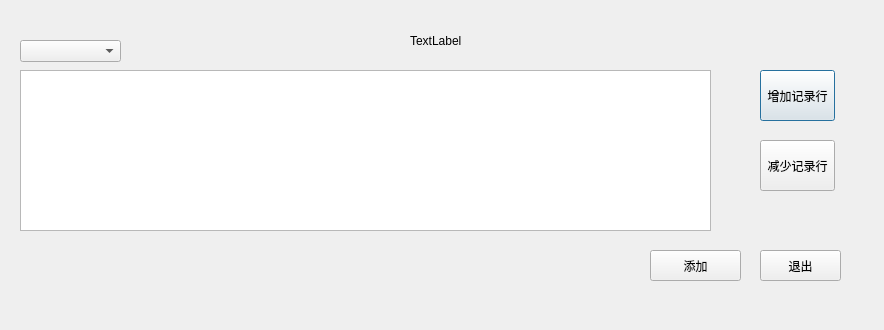
<?xml version="1.0" encoding="UTF-8"?>
<ui version="4.0">
 <class>add_record</class>
 <widget class="QDialog" name="add_record">
  <property name="geometry">
   <rect>
    <x>0</x>
    <y>0</y>
    <width>884</width>
    <height>330</height>
   </rect>
  </property>
  <property name="windowTitle">
   <string>添加记录</string>
  </property>
  <widget class="QComboBox" name="comboBox">
   <property name="geometry">
    <rect>
     <x>20</x>
     <y>40</y>
     <width>101</width>
     <height>22</height>
    </rect>
   </property>
  </widget>
  <widget class="QTableWidget" name="tableWidget">
   <property name="geometry">
    <rect>
     <x>20</x>
     <y>70</y>
     <width>691</width>
     <height>161</height>
    </rect>
   </property>
  </widget>
  <widget class="QPushButton" name="add">
   <property name="geometry">
    <rect>
     <x>760</x>
     <y>70</y>
     <width>75</width>
     <height>51</height>
    </rect>
   </property>
   <property name="text">
    <string>增加记录行</string>
   </property>
  </widget>
  <widget class="QPushButton" name="reduce">
   <property name="geometry">
    <rect>
     <x>760</x>
     <y>140</y>
     <width>75</width>
     <height>51</height>
    </rect>
   </property>
   <property name="text">
    <string>减少记录行</string>
   </property>
  </widget>
  <widget class="QPushButton" name="add_ok">
   <property name="geometry">
    <rect>
     <x>650</x>
     <y>250</y>
     <width>91</width>
     <height>31</height>
    </rect>
   </property>
   <property name="text">
    <string>添加</string>
   </property>
  </widget>
  <widget class="QPushButton" name="add_exit">
   <property name="geometry">
    <rect>
     <x>760</x>
     <y>250</y>
     <width>81</width>
     <height>31</height>
    </rect>
   </property>
   <property name="text">
    <string>退出</string>
   </property>
  </widget>
  <widget class="QLabel" name="showtime_label">
   <property name="geometry">
    <rect>
     <x>410</x>
     <y>30</y>
     <width>411</width>
     <height>21</height>
    </rect>
   </property>
   <property name="text">
    <string>TextLabel</string>
   </property>
  </widget>
 </widget>
 <resources/>
 <connections/>
</ui>
